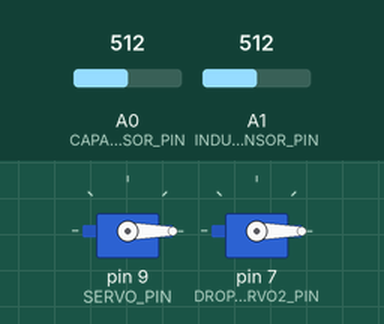
Simulated run of this sketch. Board: Arduino Uno, built with avr-gcc and run on an emulated ATmega328P. Parts: 2 × servo. Inputs (shaded band) come from the test bench; at power-on: A0 (CAPACITIVE_SENSOR_PIN) = 512, A1 (INDUCTIVE_SENSOR_PIN) = 512.

Above: at 2.9 s.
3.0 s: A0 (CAPACITIVE_SENSOR_PIN) set to 490
At 5.7 s:
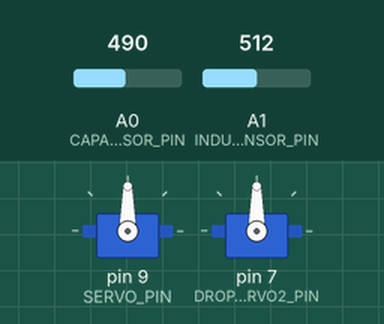
6.7 s: A1 (INDUCTIVE_SENSOR_PIN) set to 109
9.6 s: A1 (INDUCTIVE_SENSOR_PIN) set to 91
At 12.7 s:
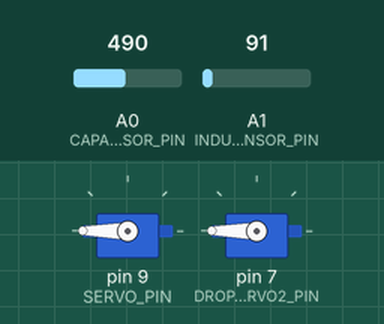
13.0 s: A0 (CAPACITIVE_SENSOR_PIN) set to 510
At 15.4 s:
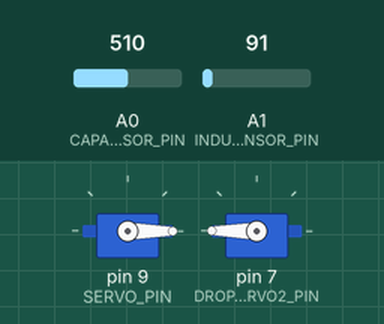
17.2 s: A0 (CAPACITIVE_SENSOR_PIN) set to 306
At 19.7 s:
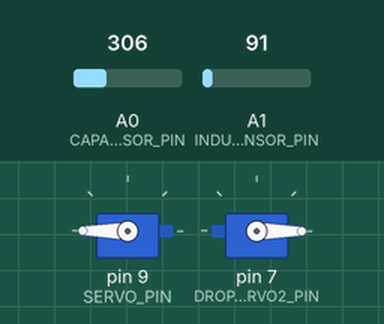
21.4 s: A1 (INDUCTIVE_SENSOR_PIN) set to 110
At 23.9 s:
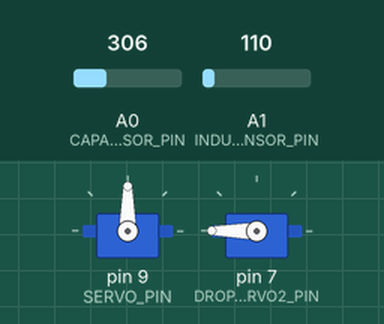
Timing chart, 0 to 25.6 s (numbered marks = the images above; inputs shaded):
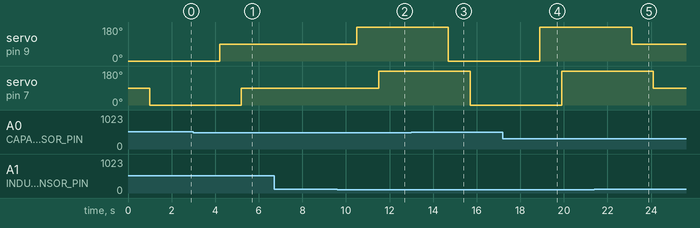

The sketch:

your_file_name.ino
```cpp
#include <Servo.h>

// Define the pins for the sensors and servo motor
#define CAPACITIVE_SENSOR_PIN A0
#define INDUCTIVE_SENSOR_PIN A1
#define SERVO_PIN 9
#define DROPPERSERVO2_PIN 7

// Define the thresholds for the sensors
#define CAPACITIVE_THRESHOLD 500
#define INDUCTIVE_THRESHOLD 100

// Define the positions for the servo motor
#define POSITION_A 0
#define POSITION_B 90
#define POSITION_C 180

// Define the delay for dropperservo2
#define DROPPERSERVO2_DELAY 1000

// Create a Servo object
Servo servo;
Servo dropperservo2;

void setup() {
  // Initialize the Servo motor
  servo.attach(SERVO_PIN);
  dropperservo2.attach(DROPPERSERVO2_PIN);
}

void loop() {
  // Read the values from the sensors
  int capacitiveValue = analogRead(CAPACITIVE_SENSOR_PIN);
  int inductiveValue = analogRead(INDUCTIVE_SENSOR_PIN);

  // Control the servo motor based on the sensor values
  if (capacitiveValue > CAPACITIVE_THRESHOLD) {
    // If the capacitive sensor reads a high value, move the servo to position A
    servo.write(POSITION_A);
    delay(1000);
    dropperservo2.write(POSITION_A);
    delay(DROPPERSERVO2_DELAY);
  } else if (inductiveValue > INDUCTIVE_THRESHOLD) {
    // If the inductive sensor reads a high value, move the servo to position B
    servo.write(POSITION_B);
    delay(1000);
    dropperservo2.write(POSITION_B);
    delay(DROPPERSERVO2_DELAY);
  } else {
    // If neither sensor reads a high value, move the servo to position C
    servo.write(POSITION_C);
    delay(1000);
    dropperservo2.write(POSITION_C);
    delay(DROPPERSERVO2_DELAY);
  }

  // Wait for a while before the next reading
  delay(100);
}
```

Measured:
- the behaviour switches between 501 and 500 on A0 (CAPACITIVE_SENSOR_PIN) (found by bisection; images 0 and 1)
- the behaviour switches between 101 and 100 on A1 (INDUCTIVE_SENSOR_PIN) (found by bisection; images 1 and 2)
- after the input at 3.0 s, servo on pin 9 (SERVO_PIN): 0° → 90° after 1.2 s; servo on pin 7 (DROPPERSERVO2_PIN): 0° → 90° after 2.2 s
- after the input at 6.7 s, every drawn part: stays the same
- after the input at 9.6 s, servo on pin 9 (SERVO_PIN): 90° → 180° after 0.90 s; servo on pin 7 (DROPPERSERVO2_PIN): 90° → 180° after 1.9 s
- after the input at 13.0 s, servo on pin 9 (SERVO_PIN): 180° → 0° after 1.7 s; servo on pin 7 (DROPPERSERVO2_PIN): 180° → 0° after 2.7 s
- after the input at 17.2 s, servo on pin 9 (SERVO_PIN): 0° → 180° after 1.7 s; servo on pin 7 (DROPPERSERVO2_PIN): 0° → 180° after 2.7 s
- after the input at 21.4 s, servo on pin 9 (SERVO_PIN): 180° → 90° after 1.7 s; servo on pin 7 (DROPPERSERVO2_PIN): 180° → 90° after 2.7 s
